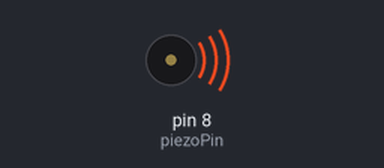
Simulated run of this sketch. Board: Arduino Uno, built with avr-gcc and run on an emulated ATmega328P. Shown: buzzer (waves = sounding).

Above: at 0.1 s.
At 5.1 s:
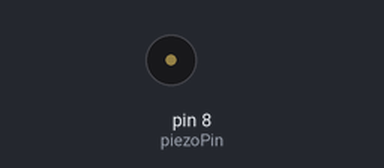
Timing chart, 0 to 6.6 s (numbered marks = the images above):
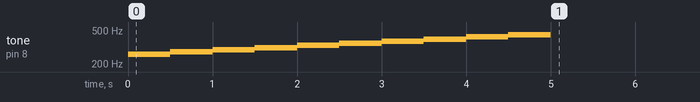

The sketch:

Tones.ino
```cpp
int piezoPin = 8; // Connect + of the piezo speaker to D9 and connect its next wire to Gnd

int numTones = 10;
int tones[] = {261, 277, 294, 311, 330, 349, 370, 392, 415, 440};
// mid C C# D D# E F F# G G# A

void setup()
{
   for (int i = 0; i < numTones; i++)
   {
      tone(piezoPin, tones[i]);
      delay(500);
   }
   noTone(piezoPin);
}
void loop()
{
} // Reset to play the scale again
```
